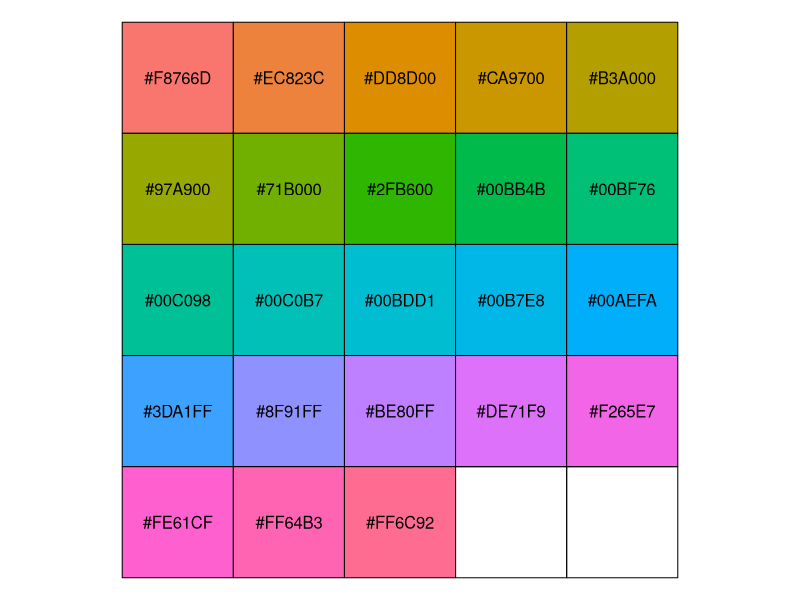
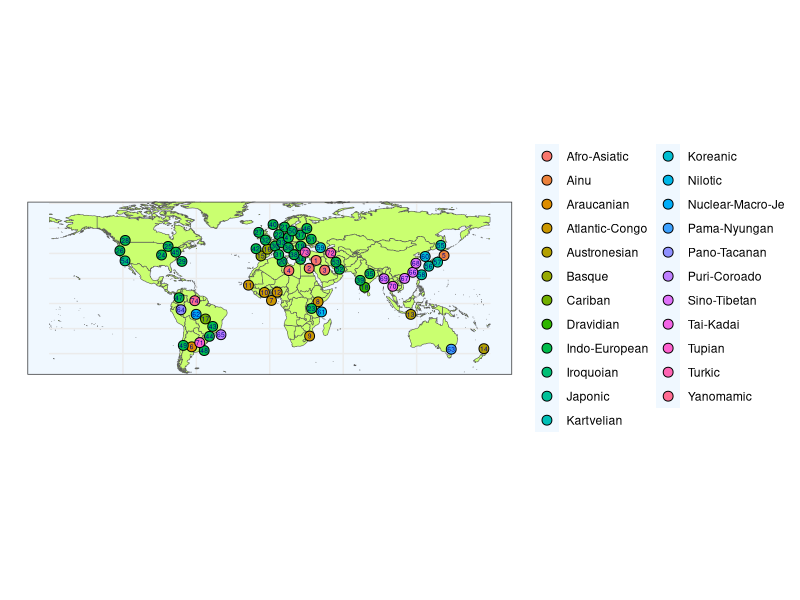

These charts were generated, in order, by the following R code:
##
library(ggplot2)
library(sf)
library(rnaturalearth)
library(rnaturalearthdata)
library(gridExtra)
library(grid)

##
INTERVAL <- 6

SUBGROUPING <- FALSE

##
collabT <- read.csv('./data/CollaboratorsPlotData.csv')

langlabel <- data.frame(Lang = collabT$ProvidedLanguageName,
                        LangAdditional = collabT$GlottologL1Name,
                        Genus = collabT$WalsGenusName,
                        Family = collabT$LanguageFamily,
                        Longitude = collabT$Longitude,
                        Latitude = collabT$Latitude,
                        Place = collabT$PlaceName,
                        Flag = collabT$Choice,
                        ID = 0)

langlabel <- langlabel[langlabel$Flag == 1, ]

langlabel$Lang[langlabel$Lang == "Hebrew"] <- langlabel$LangAdditional[langlabel$Lang == "Hebrew"]
langlabel$Lang[langlabel$Lang == "Amami dialect"] <- langlabel$LangAdditional[langlabel$Lang == "Amami dialect"]
langlabel$Lang[langlabel$Lang == "Arabic"] <- langlabel$LangAdditional[langlabel$Lang == "Arabic"]
langlabel$Lang[langlabel$Lang == "Persian"] <- langlabel$LangAdditional[langlabel$Lang == "Persian"]
langlabel$Lang[langlabel$Lang == "Farsi"] <- langlabel$LangAdditional[langlabel$Lang == "Farsi"]

if (SUBGROUPING) {
  langlabel$FamilyTmp <- langlabel$Family
  idx <- langlabel$Family == "Indo-European"
  langlabel$Family[idx] <- paste(langlabel$Family[idx], ": ", langlabel$Genus[idx], sep = "")
}

langlabel <- langlabel[order(langlabel$Family, langlabel$Lang, langlabel$Place), ]
langlabel$ID <- 1:nrow(langlabel)

if (SUBGROUPING) {
  tmp <- langlabel$Family
  langlabel$Family <- langlabel$FamilyTmp
  langlabel$FamilyTmp <- tmp
}

dodge <- TRUE
while (dodge) {
  dodge <- FALSE
  
  for (i in 1:nrow(langlabel)) {
    fun_i <- function(x) sqrt(sum((as.numeric(x) - as.numeric(langlabel[i, 5:6]))^2))
    d <- apply(langlabel[, 5:6], MARGIN = 1, FUN = fun_i)
    
    st <- sort(d, decreasing = FALSE, index = TRUE)
    d_st <- st$x
    idx <- st$ix
    
    j <- 2
    if (d_st[j] < INTERVAL) {
      dir <- sign(langlabel$Latitude[i] - langlabel$Latitude[idx[j]])
      if (dir == 0) {
        dir <- 1
      }
      langlabel$Latitude[i] <- langlabel$Latitude[i] + sqrt(INTERVAL + 1)*dir
      
      dir <- sign(langlabel$Longitude[i] - langlabel$Longitude[idx[j]])
      if (dir == 0) {
        dir <- 1
      }
      langlabel$Longitude[i] <- langlabel$Longitude[i] + sqrt(INTERVAL + 1)*dir
      
      dodge <- TRUE
    }
  }
}

print("dodging...OK")

##
theme_set(theme_bw())
world <- ne_countries(scale = "medium", returnclass = "sf")

##
gobj<- ggplot(data = world) +
  geom_sf(fill= "darkolivegreen1") +
  geom_point(data = langlabel, aes(x = Longitude, y = Latitude, fill = Family),
             size = 3.0, shape = 21) +
  geom_text(data = langlabel, aes(x=Longitude, y=Latitude, label=ID),
            size = 1.7, color = "darkblue", check_overlap = FALSE) + 
  xlab("") + ylab("") + ylim(c(-50.5, 75)) + 
  theme(axis.ticks.x = element_blank(), axis.text.x = element_blank(), legend.title = element_blank()) +
  theme(panel.background = element_rect(fill = "aliceblue"))

##
FamilyList <- unique(langlabel$Family)
langtable <- vector(mode = "list", length = length(FamilyList))
for (i in 1:length(FamilyList)) {
  idx <- langlabel$Family == FamilyList[i]
  langtable[[i]] <- tableGrob(cbind(langlabel[idx, 5], langlabel[idx, 1]))
}

##
ggsave(file = "./output/CollabMap.png", plot = gobj, width = 8, height = 7)

##
ggColorHue <- function(n, l=65) {
  hues <- seq(15, 375, length=n+1)
  hcl(h=hues, l=l, c=100)[1:n]
}

cols <- ggColorHue(n = length(unique(langlabel$Family)))
col2rgb(cols)
scales::show_col(cols)
